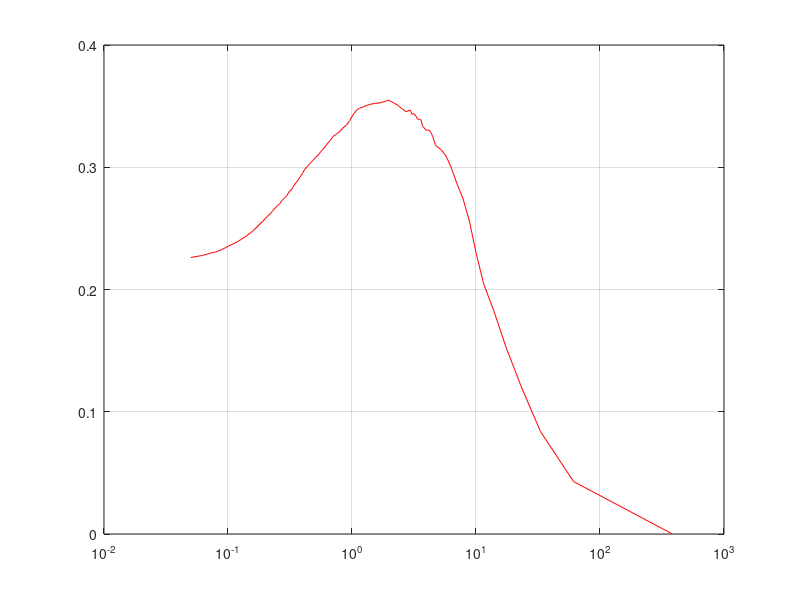

This figure's MATLAB source: (Note: this script raises an error after producing the figure.)
f = figure();
hold on;
grid on;
box on;
set(gca, 'xscale', 'log');


load('prec-rec-cutof-bk.mat');
F1 = prec .* recl;
plot(cutoff, F1, 'r-');


[~, idx] = max(F1);
cutoff(idx), mean(freq)


load('prec-rec-cutof-gw.mat');
F1 = prec .* recl;
plot(cutoff, F1, 'b-');


[~, idx] = max(F1);
cutoff(idx), mean(freq)



hline = findobj(gcf, 'type', 'line');
set(hline, 'linewidth', 3);
xlabel('Recall', 'fontsize', 20);
ylabel('Precision', 'fontsize', 20);


set(gca, 'linewidth', 3, 'fontsize', 20);